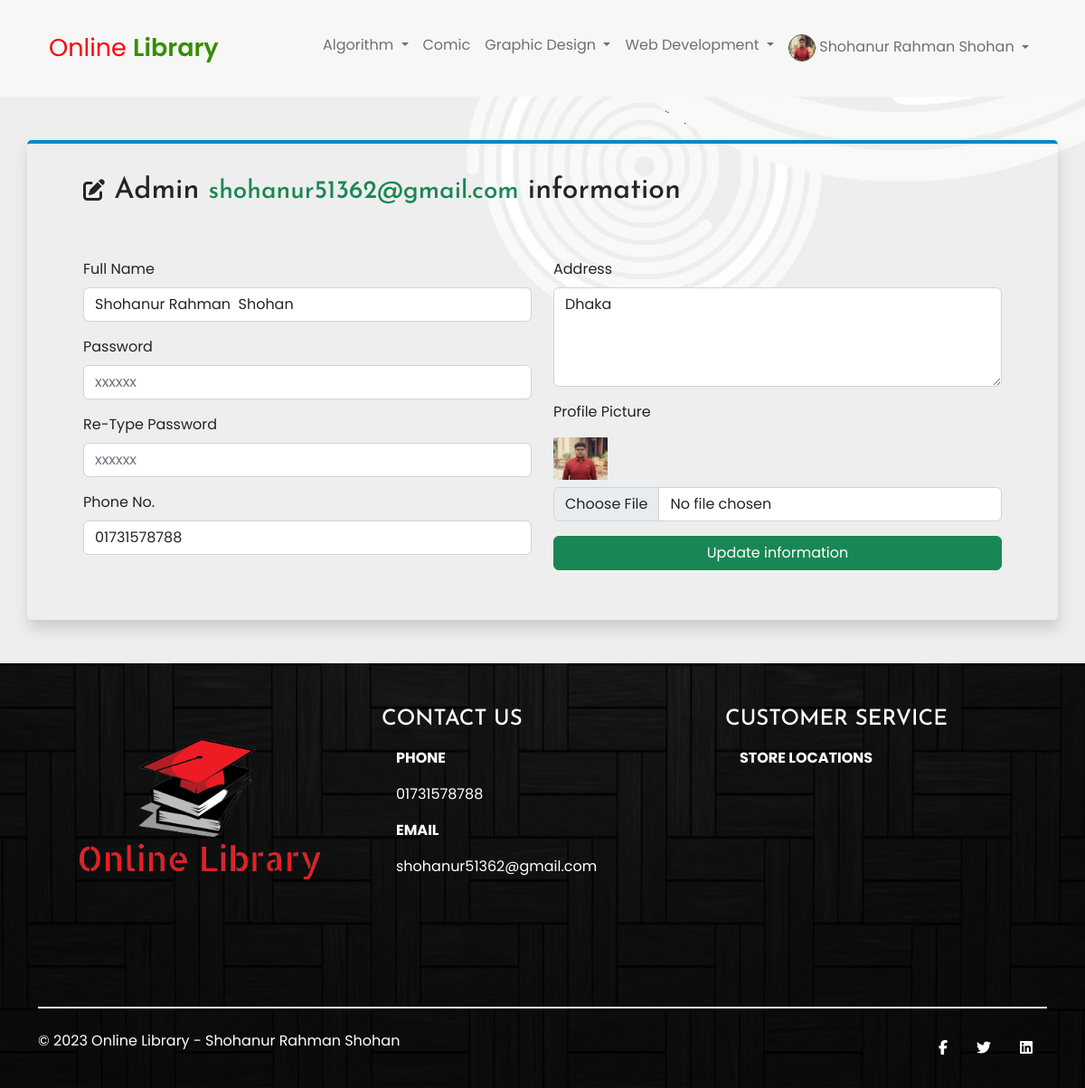
The page /manage.php?mid=5 (signed in) on the database its author committed.
### tables this page shows
CREATE TABLE `category` (
  `cat_id` int(11) NOT NULL,
  `cat_name` varchar(255) NOT NULL,
  `cat_desc` text DEFAULT NULL,
  `is_parent` int(11) NOT NULL DEFAULT 0 COMMENT '0=Parent Category',
  `status` int(1) NOT NULL DEFAULT 1 COMMENT '1=Active, 2=InActive'
);

CREATE TABLE `users` (
  `user_id` int(11) NOT NULL,
  `fullname` varchar(255) NOT NULL,
  `email` varchar(255) NOT NULL,
  `password` varchar(255) NOT NULL,
  `phone` varchar(255) DEFAULT NULL,
  `address` varchar(255) DEFAULT NULL,
  `image` varchar(255) DEFAULT NULL,
  `role` int(1) NOT NULL DEFAULT 2 COMMENT '1=Admin, 2=User',
  `status` int(1) NOT NULL DEFAULT 1 COMMENT '1=Active, 0=InActive',
  `join_date` date NOT NULL
);

### manage.php (the view, shortened to what this page needs)
<?php include "inc/header.php"; ?>
  <?php
    if (isset($_GET['mid'])) {
      $manageId = $_GET['mid'];
      $sql = "SELECT * FROM users WHERE user_id = '$manageId' ORDER by fullname ASC ";
      $manageData = mysqli_query($db, $sql);
      while ( $row = mysqli_fetch_assoc($manageData) ) {
        $fullname                 = $row['fullname'];
        $phone                    = $row['phone'];
        $address                  = $row['address'];
        $image                    = $row['image'];
        ?>
        <section class="py-5">
          <div class="container">
            <div class="row">
              <div class="col-12 col-sm-12 col-md-12" style="border-top: 4px solid #08c; padding: 29px 62px 39px; box-shadow: 1px 10px 15px #ccc; border-radius: 5px; ">
                <h2 class="py-1 pb-5"> <i class="fa-solid fa-pen-to-square fs-4"></i>
                    <?php
                      if ($_SESSION['role'] == 1) { ?>
                        <span>Admin</span>
                      <?php }
                      else if ($_SESSION['role'] == 2) { ?>
                        <span>User</span>
                      <?php }
                    ?>
                    <small><span class="text-success"><?php echo $_SESSION['email']; ?></span></small>
                    information </h2>
                  <form action="" method="POST" enctype="multipart/form-data">
                    <div class="row">
                      <div class="col-lg-6">
                        <div class="mb-3">
                          <label for="exampleInputfullname" class="form-label">Full Name</label>
                          <input type="text" name="fullname" class="form-control" id="exampleInputfullname" aria-describedby="" required autocomplete="off" placeholder="Your full name..." value="<?php echo $fullname; ?>">
                        </div>
                        <div class="mb-3">
                          <label for="exampleInputPassword1" class="form-label">Password</label>
                          <input type="password" name="password" class="form-control" id="exampleInputPassword1" autocomplete="off" placeholder="xxxxxx">
                        </div>
                        <div class="mb-3">
                          <label for="exampleInputPassword2" class="form-label">Re-Type Password</label>
                          <input type="password" name="re_password" class="form-control" id="exampleInputPassword2" autocomplete="off" placeholder="xxxxxx">
                        </div>
                        <div class="mb-3">
                          <label for="phone" class="form-label">Phone No.</label>
                          <input type="tel" name="phone" class="form-control" id="phone" aria-describedby="" required autocomplete="off" placeholder="Phone No..." value="<?php echo $phone; ?>">
                        </div>
                      </div>
                      <div class="col-lg-6">
                        <div class="mb-3">
                          <label for="exampleFormControlTextarea1" class="form-label">Address</label>
                          <textarea class="form-control" name="address" id="exampleFormControlTextarea1" rows="4" placeholder="Your Address.."><?php echo $address; ?></textarea>
                        </div>
                        <div class="mb-3">
                          <label class="form-label">Profile Picture</label>
                          <br>
                          <?php
                            if (!empty($image)) { ?>
                              <img src="admin/dist/img/users/<?php echo $image; ?>" alt="" width="60" class="py-2">
                            <?php }
                            else { ?>
                              <p class="py-2">No Picture Uploaded!</p>
                            <?php }
                          ?>
                          <input type="file" name="image" class="form-control">
                        </div>
                        <div class="mb-3">
                          <div class="d-grid gap-2">
                            <input type="submit" name="updateUser" class="btn btn-success btn-block" value="Update information">
                          </div>
                        </div>
                      </div>
                    </div>
                  </form>
              </div>
            </div>
          </div>
        </section>
        <?php  }
    }
  ?>
<?php include "inc/footer.php"; ?>

### inc/header.php (shortened to what this page needs)
<?php
  include "admin/inc/db.php";
?>
<!doctype html>
<html lang="en">
  <head>
    <link rel="stylesheet" type="text/css" href="https://cdn.jsdelivr.net/npm/bootstrap@5.2.2/dist/css/bootstrap.min.css">
    <link rel="stylesheet" href="//code.jquery.com/ui/1.13.2/themes/base/jquery-ui.css">
    <link rel="stylesheet" href="https://cdn.datatables.net/1.13.1/css/dataTables.bootstrap5.min.css">
    <link rel="stylesheet" type="text/css" href="assets/css/style.css">
  </head>
  <body style="
    background-image: url(assets/images/back.jpg);
    background-repeat: no-repeat;
    background-size: cover;
    background-position: center;
    background-attachment: fixed;">
    <main class="main-part">
      <header>
        <div class="container">
          <div class="row">
            <div class="col-lg-12">
              <nav class="navbar navbar-expand-lg">
                <div class="container-fluid">
                  <a class="navbar-brand" href="index.php">Online <span>Library</span></a>
                  <div class="collapse navbar-collapse" id="navbarSupportedContent">
                    <ul class="navbar-nav ms-auto mb-2 mb-lg-0">
                      <?php
                        $sql = "SELECT cat_id AS 'pCatID', cat_name AS 'pCatName' FROM category WHERE is_parent = 0 AND status = 1 ORDER BY cat_name ASC";
                        $parentMenu = mysqli_query($db, $sql);
                        while( $row = mysqli_fetch_assoc($parentMenu) ) {
                          extract($row);
                          $subCat = "SELECT cat_id AS 'sCatID', cat_name AS 'sCatName' FROM category WHERE is_parent = '$pCatID' AND status = 1 ORDER BY cat_name ASC";
                          $subMenu = mysqli_query($db, $subCat);
                          $countSubMenu = mysqli_num_rows($subMenu);
                          if ($countSubMenu == 0) { ?>
                            <li class="nav-item">
                              <a class="nav-link" aria-current="page" href="category.php?category=<?php echo $pCatName; ?>"><?php echo $pCatName; ?></a>
                            </li>
                          <?php }
                          else { ?>
                            <li class="nav-item dropdown">
                              <a class="nav-link dropdown-toggle" href="category.php?category=<?php echo $pCatName; ?>" role="button" data-bs-toggle="dropdown" aria-expanded="false">
                                <?php echo $pCatName; ?>
                              </a>
                            </li>
                          <?php }
                          ?>
                        <?php }
                      ?>
                      <?php
                        if (empty($_SESSION['user_id']) || empty($_SESSION['email'])) { ?>
                          <li class="nav-item">
                            <a class="nav-link" aria-current="page" href="login.php"><i class="fa-solid fa-right-to-bracket"></i> Log in</a>
                          </li>
                          <li class="nav-item">
                            <a class="nav-link" aria-current="page" href="register.php"><i class="fa-solid fa-circle-user"></i> Create account</a>
                          </li>
                        <?php }
                        else { ?>
                          <li class="nav-item dropdown">
                            <a class="nav-link dropdown-toggle" href="#" role="button" data-bs-toggle="dropdown" aria-expanded="false">
                              <?php
                                $user_id = $_SESSION['user_id'];
                                $query = "SELECT * FROM users WHERE user_id = '$user_id'";
                                $userData = mysqli_query($db, $query);
                                while ($row = mysqli_fetch_assoc($userData)) {
                                  $fullname =  $row['fullname'];
                                  $image    = $row['image'];
                                  if (!empty($image)) { ?>
                                    <img src="admin/dist/img/users/<?php echo $image; ?>" alt="User Image" style="width: 30px; height: 30px; border-radius: 50%; border: 1px solid #333;">
                                  <?php echo $fullname; }
                                  else { ?>
                                    <img src="admin/dist/img/image.jpg" alt="User Image" style="width: 30px; height: 30px; border-radius: 50%; border: 1px solid #333;">
                                  <?php echo $fullname; }
                                }
                              ?>
                            </a>
                          </li>
                       <?php }
                      ?>
                    </ul>
                  </div>
                </div>
              </nav>
            </div>
          </div>
        </div>
      </header>

### assets/css/style.css (style rules this page uses)
html { scroll-behavior: smooth; }
body { font-family: 'Poppins', sans-serif; }
h1,h2,h3,h4,h5,h6 { font-family: 'Josefin Sans', sans-serif; }
ul { padding: 0; margin: 0; }
ul li { list-style: none; }
a { text-decoration: none; }
header { background-color: #f7f7f7; padding: 20px 0; }
.navbar-brand { color: #ff0000; font-weight: 400; font-size: 27px; }
.navbar-brand span { color: #378e00; font-weight: 600; }

### rows shown on the page
category: cat_name "Algorithm"
category: cat_name "Comic"
category: cat_name "Graphic Design"
category: cat_name "Web Development"
users: image (picture), fullname "Shohanur Rahman Shohan", phone "01731578788", address "Dhaka"
